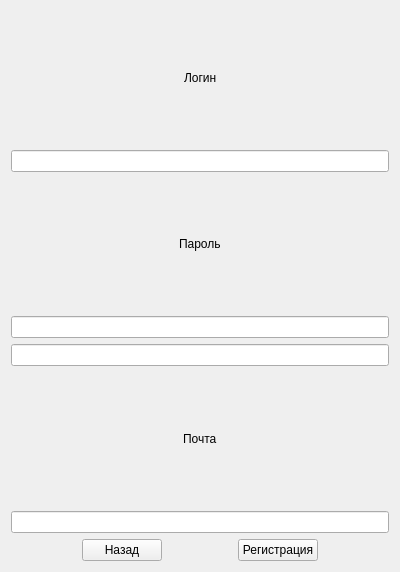
<?xml version="1.0" encoding="UTF-8"?>
<ui version="4.0">
 <class>Registration</class>
 <widget class="QWidget" name="Registration">
  <property name="geometry">
   <rect>
    <x>0</x>
    <y>0</y>
    <width>400</width>
    <height>572</height>
   </rect>
  </property>
  <property name="windowTitle">
   <string>Form</string>
  </property>
  <layout class="QVBoxLayout" name="verticalLayout">
   <item>
    <layout class="QHBoxLayout" name="horizontalLayout_3">
     <item>
      <spacer name="horizontalSpacer_3">
       <property name="orientation">
        <enum>Qt::Horizontal</enum>
       </property>
       <property name="sizeHint" stdset="0">
        <size>
         <width>40</width>
         <height>20</height>
        </size>
       </property>
      </spacer>
     </item>
     <item>
      <widget class="QLabel" name="label">
       <property name="text">
        <string>Логин</string>
       </property>
      </widget>
     </item>
     <item>
      <spacer name="horizontalSpacer_4">
       <property name="orientation">
        <enum>Qt::Horizontal</enum>
       </property>
       <property name="sizeHint" stdset="0">
        <size>
         <width>40</width>
         <height>20</height>
        </size>
       </property>
      </spacer>
     </item>
    </layout>
   </item>
   <item>
    <widget class="QLineEdit" name="lineEdit"/>
   </item>
   <item>
    <layout class="QHBoxLayout" name="horizontalLayout_4">
     <item>
      <spacer name="horizontalSpacer_5">
       <property name="orientation">
        <enum>Qt::Horizontal</enum>
       </property>
       <property name="sizeHint" stdset="0">
        <size>
         <width>40</width>
         <height>20</height>
        </size>
       </property>
      </spacer>
     </item>
     <item>
      <widget class="QLabel" name="label_2">
       <property name="text">
        <string>Пароль</string>
       </property>
      </widget>
     </item>
     <item>
      <spacer name="horizontalSpacer_6">
       <property name="orientation">
        <enum>Qt::Horizontal</enum>
       </property>
       <property name="sizeHint" stdset="0">
        <size>
         <width>40</width>
         <height>20</height>
        </size>
       </property>
      </spacer>
     </item>
    </layout>
   </item>
   <item>
    <widget class="QLineEdit" name="lineEdit_2"/>
   </item>
   <item>
    <widget class="QLineEdit" name="lineEdit_4"/>
   </item>
   <item>
    <layout class="QHBoxLayout" name="horizontalLayout_5">
     <item>
      <spacer name="horizontalSpacer_7">
       <property name="orientation">
        <enum>Qt::Horizontal</enum>
       </property>
       <property name="sizeHint" stdset="0">
        <size>
         <width>40</width>
         <height>20</height>
        </size>
       </property>
      </spacer>
     </item>
     <item>
      <widget class="QLabel" name="label_3">
       <property name="text">
        <string>Почта</string>
       </property>
      </widget>
     </item>
     <item>
      <spacer name="horizontalSpacer_8">
       <property name="orientation">
        <enum>Qt::Horizontal</enum>
       </property>
       <property name="sizeHint" stdset="0">
        <size>
         <width>40</width>
         <height>20</height>
        </size>
       </property>
      </spacer>
     </item>
    </layout>
   </item>
   <item>
    <widget class="QLineEdit" name="lineEdit_3"/>
   </item>
   <item>
    <layout class="QHBoxLayout" name="horizontalLayout">
     <item>
      <spacer name="horizontalSpacer_9">
       <property name="orientation">
        <enum>Qt::Horizontal</enum>
       </property>
       <property name="sizeHint" stdset="0">
        <size>
         <width>40</width>
         <height>20</height>
        </size>
       </property>
      </spacer>
     </item>
     <item>
      <widget class="QPushButton" name="pushButton">
       <property name="text">
        <string>Назад</string>
       </property>
      </widget>
     </item>
     <item>
      <spacer name="horizontalSpacer_10">
       <property name="orientation">
        <enum>Qt::Horizontal</enum>
       </property>
       <property name="sizeHint" stdset="0">
        <size>
         <width>40</width>
         <height>20</height>
        </size>
       </property>
      </spacer>
     </item>
     <item>
      <widget class="QPushButton" name="pushButton_2">
       <property name="text">
        <string>Регистрация</string>
       </property>
      </widget>
     </item>
     <item>
      <spacer name="horizontalSpacer_11">
       <property name="orientation">
        <enum>Qt::Horizontal</enum>
       </property>
       <property name="sizeHint" stdset="0">
        <size>
         <width>40</width>
         <height>20</height>
        </size>
       </property>
      </spacer>
     </item>
    </layout>
   </item>
  </layout>
 </widget>
 <resources/>
 <connections/>
</ui>
